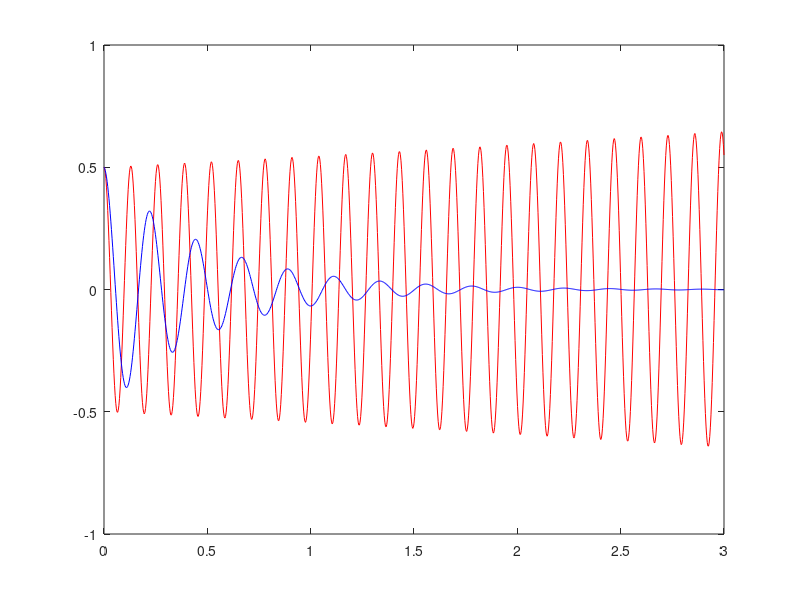

MATLAB code to generate this figure:
% RLC Circuit with Runge-Kutta 4th order
%
R = 10;  % ohms
L = 2.5; %12.5;  % henries
C = 0.5e-3; % Farads
E = 5;    % volts
I0 = E/R;
c1_LC = 1.0 / (L*C);
cR_L  = R/L;
c1_RC = 1/ (R*C);

T = 3; % seg
N = 1000; % veces
h = T/N;
tiempo    = (0:N)*h;
corriente = zeros(2,N+1);

M = [[0,1];[-c1_LC,-cR_L]];

corriente(:,1) = [I0;-0.5*I0*R/L]';

for t = (1:N)
   % Euler
   %corriente(:,t+1) = corriente(:,t) + h * M * corriente(:,t);
   
   k1 = M * corriente(:,t);
   k2 = M * corriente(:,t) + 0.5 * k1;
   k3 = M * corriente(:,t) + 0.5 * k2;
   k4 = M * corriente(:,t) + k3;
   corriente(:,t+1) = corriente(:,t) + (1/6)*(k1 +2*k2 + 2*k3 +k4)*h;
  
end
%
%solución teórica
%
r1=0.5*(-R/L +sqrt(((R/L)^2) - 4/(L*C)));
r2 = r1';
solTeorica = 0.5 * I0 * (exp(r1*tiempo) + exp(r2*tiempo));

plot(tiempo,corriente(1,:),'-r',tiempo,solTeorica,'-b')

%plot(tiempo,corriente(1,:))





